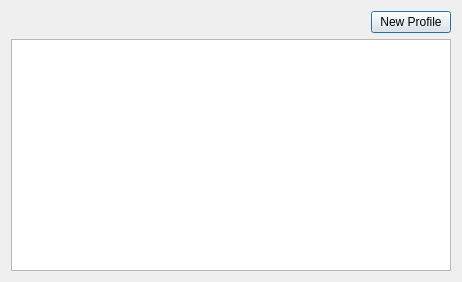
<?xml version="1.0" encoding="UTF-8"?>
<ui version="4.0">
 <class>ProfileSelectionDialogClass</class>
 <widget class="QDialog" name="ProfileSelectionDialogClass">
  <property name="geometry">
   <rect>
    <x>0</x>
    <y>0</y>
    <width>462</width>
    <height>282</height>
   </rect>
  </property>
  <property name="windowTitle">
   <string>ProfileSelectionDialog</string>
  </property>
  <layout class="QGridLayout" name="gridLayout">
   <item row="0" column="0">
    <layout class="QVBoxLayout" name="verticalLayout">
     <item>
      <layout class="QHBoxLayout" name="horizontalLayout">
       <item>
        <spacer name="horizontalSpacer">
         <property name="orientation">
          <enum>Qt::Orientation::Horizontal</enum>
         </property>
         <property name="sizeHint" stdset="0">
          <size>
           <width>40</width>
           <height>20</height>
          </size>
         </property>
        </spacer>
       </item>
       <item>
        <widget class="QPushButton" name="NewProfileButton">
         <property name="text">
          <string>New Profile</string>
         </property>
        </widget>
       </item>
      </layout>
     </item>
     <item>
      <layout class="QHBoxLayout" name="horizontalLayout_2">
       <item>
        <widget class="QListWidget" name="listWidget"/>
       </item>
      </layout>
     </item>
    </layout>
   </item>
  </layout>
 </widget>
 <layoutdefault spacing="6" margin="11"/>
 <resources/>
 <connections/>
</ui>
